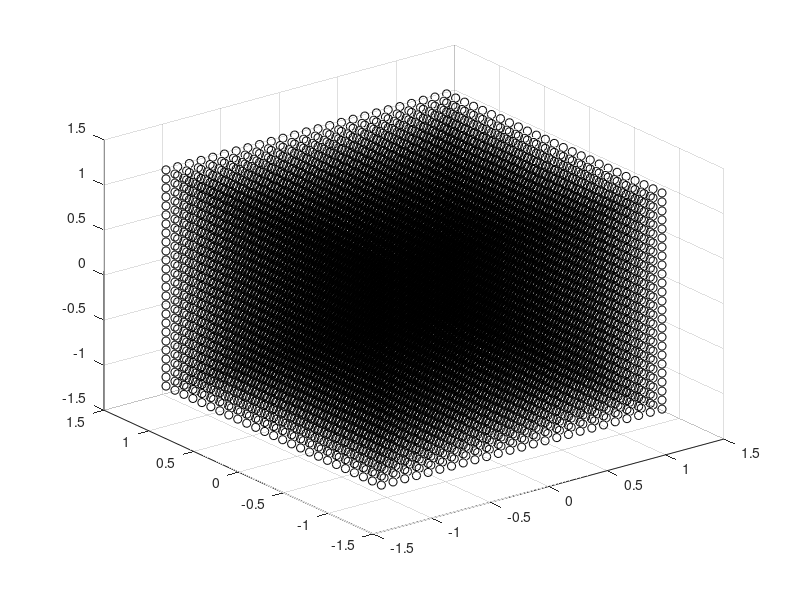

Write the MATLAB code that produced this figure.
clear all, close all, clc

n_t_s = [30,0,30,120,30,240];

step = 0.1;

X_r = -1.2:step:1.2;
Y_r = -1.2:step:1.2;
Z_r = -1.2:step:1.2;

[x_real, y_real, z_real] = meshgrid(X_r, Y_r, Z_r);

scatter3(x_real(:), y_real(:), z_real(:), 'o', 'MarkerEdgeColor', 'k'); 

%visualizeResults3D(n_t_s, x_real, y_real, x_est, y_est);
